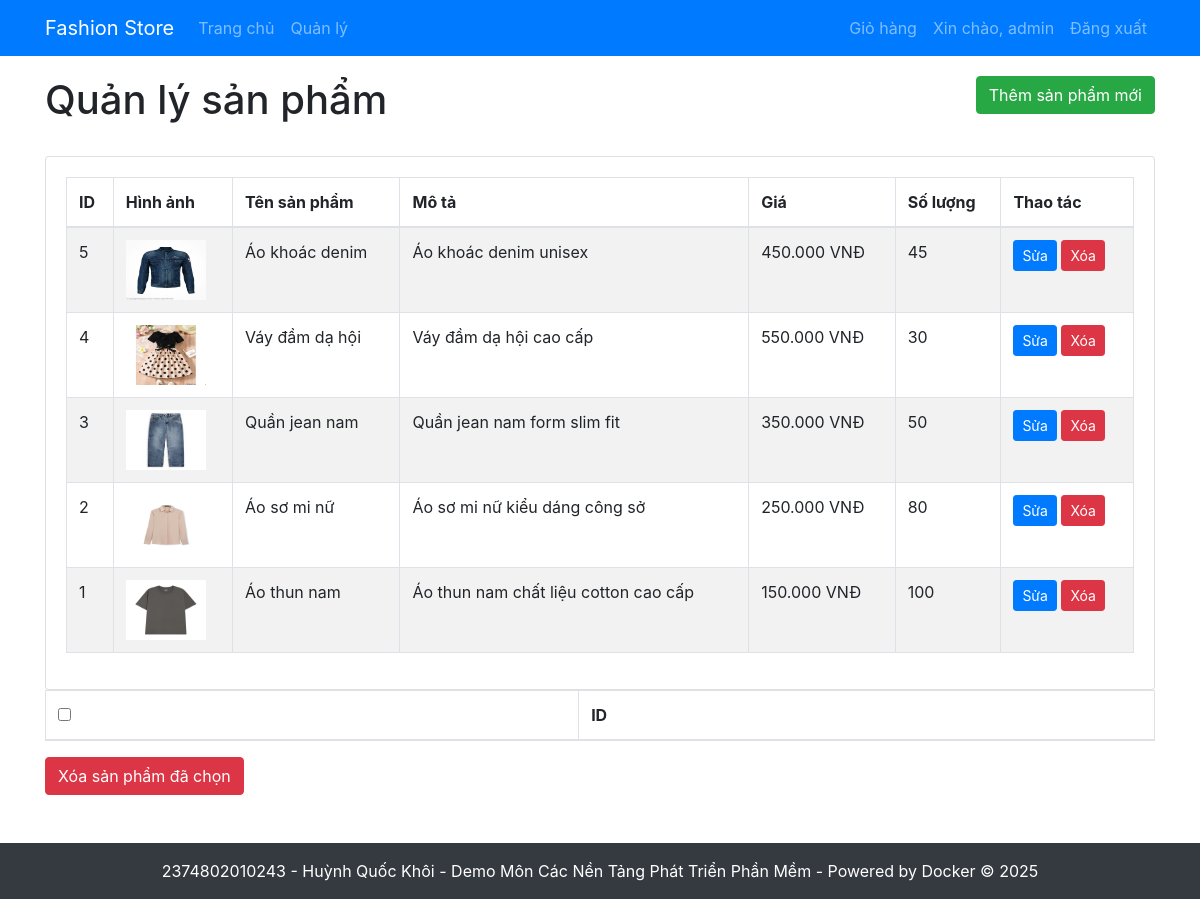
/admin/index.php (signed in), run on the app's committed database.
### tables this page shows
CREATE TABLE products (
    id INT AUTO_INCREMENT PRIMARY KEY,
    name VARCHAR(255) NOT NULL,
    description TEXT,
    price DECIMAL(10, 2) NOT NULL,
    image VARCHAR(255), 
    stock INT DEFAULT 0,
    created_at TIMESTAMP DEFAULT CURRENT_TIMESTAMP
);

### src/admin/index.php (the view, shortened to what this page needs)
<?php
require_once '../includes/db.php';
$sql = "SELECT * FROM products ORDER BY id DESC";
$result = $conn->query($sql);
include '../includes/header.php';
?>
<div class="row mb-4">
    <div class="col-md-6">
        <h1>Quản lý sản phẩm</h1>
    </div>
    <div class="col-md-6 text-right">
        <a href="add.php" class="btn btn-success">Thêm sản phẩm mới</a>
    </div>
</div>
<div class="card">
    <div class="card-body">
        <div class="table-responsive">
            <table class="table table-bordered table-striped">
                <thead>
                    <tr>
                        <th>ID</th>
                        <th>Hình ảnh</th>
                        <th>Tên sản phẩm</th>
                        <th>Mô tả</th>
                        <th>Giá</th>
                        <th>Số lượng</th>
                        <th>Thao tác</th>
                    </tr>
                </thead>
                <tbody>
                    <?php if ($result->num_rows > 0): ?>
                        <?php while ($product = $result->fetch_assoc()): ?>
                            <tr>
                                <td><?= $product['id'] ?></td>
                                <td>
                                    <img src="<?= !empty($product['image']) ? '../uploads/' . htmlspecialchars($product['image']) : 'https://via.placeholder.com/80x60?text=No+Image' ?>"
                                         width="80" height="60" alt="<?= htmlspecialchars($product['name']) ?>">
                                </td>
                                <td><?= htmlspecialchars($product['name']) ?></td>
                                <td><?= htmlspecialchars(substr($product['description'], 0, 100)) . (strlen($product['description']) > 100 ? '...' : '') ?></td>
                                <td><?= number_format($product['price'], 0, ',', '.') ?> VNĐ</td>
                                <td><?= $product['stock'] ?></td>
                                <td>
                                    <a href="edit.php?id=<?= $product['id'] ?>" class="btn btn-sm btn-primary">Sửa</a>
                                    <a href="delete.php?id=<?= $product['id'] ?>" class="btn btn-sm btn-danger"
                                       onclick="return confirm('Bạn có chắc chắn muốn xóa sản phẩm này?')">Xóa</a>
                                </td>
                            </tr>
                        <?php endwhile; ?>
                    <?php else: ?>
                        <tr>
                            <td colspan="7" class="text-center">Không có sản phẩm nào.</td>
                        </tr>
                    <?php endif; ?>
                </tbody>
            </table>
        </div>
    </div>
</div>
<form method="post" action="delete_multiple.php">
    <div class="table-responsive">
        <table class="table table-bordered table-striped">
            <thead>
                <tr>
                    <th><input type="checkbox" id="select-all"></th>
                    <th>ID</th>
                </tr>
            </thead>
        </table>
    </div>
    <button type="submit" class="btn btn-danger" onclick="return confirm('Bạn có chắc chắn muốn xóa các sản phẩm đã chọn?')">
        Xóa sản phẩm đã chọn
    </button>
</form>
<?php include '../includes/footer.php'; ?>

### data on the page
products: id "5", image (picture), name "Áo khoác denim", description "Áo khoác denim unisex", price "450.000", stock "45"
products: id "4", image (picture), name "Váy đầm dạ hội", description "Váy đầm dạ hội cao cấp", price "550.000", stock "30"
products: id "3", image (picture), name "Quần jean nam", description "Quần jean nam form slim fit", price "350.000", stock "50"
products: id "2", image (picture), name "Áo sơ mi nữ", description "Áo sơ mi nữ kiểu dáng công sở", price "250.000", stock "80"
products: id "1", image (picture), name "Áo thun nam", description "Áo thun nam chất liệu cotton cao cấp", price "150.000", stock "100"

### other printed values
$_SESSION['username'] "admin"
